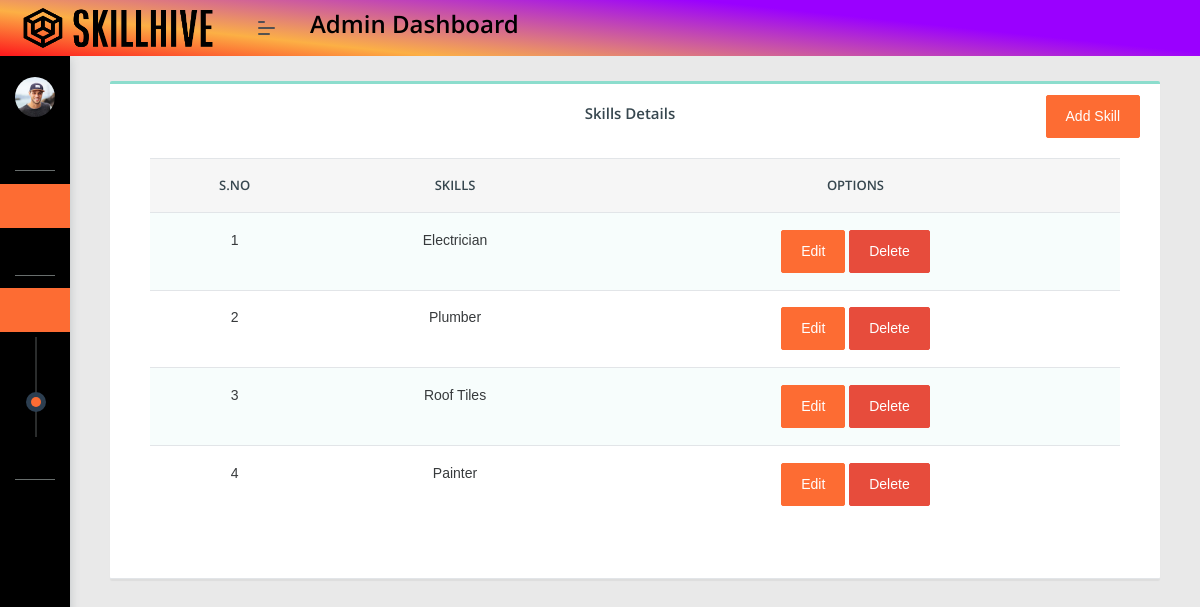
Page /adm/adm_skill_table/ on the committed database.
### AdminEnd/models.py (models this page shows)
class skill_db(models.Model):
    skill = models.CharField(max_length=150,null=True,blank=True)

### AdminEnd/views.py (the view)
# urls.py: path('adm_skill_table/',views.adm_skill_table,name="adm_skill_table"),
def adm_skill_table(x):
    data = skill_db.objects.all()
    return render(x,"adm_prof_skill_table.html",{'skill':data})

### WorkerEnd/context_processors.py (called while the page is built)
def worker_profile_exists(request):
    profile_exists = False
    if 'wr_username' in request.session:
        try:
            worker_profile = worker_db.objects.get(username=request.session['wr_username'])
            profile_exists = True
        except worker_db.DoesNotExist:
            pass
    return {'profile_exists': profile_exists}

### AdminEnd/templates/adm_prof_skill_table.html (shortened to what this page needs)
<!DOCTYPE html>
<html lang="en">
{% extends 'landing.html' %}
{% block content %}
<head>
</head>
<body>
<div class="col-xl-12">
    <div class="card">
        <div class="card-header">
            <center><h5>Skills Details</h5></center>
            <div class="dd1">
                <button type="button" class="btn btn-primary" data-toggle="modal" data-target="#exampleModalCenter">
                    Add Skill
                </button>
            </div>
            <div class="card-body table-border-style">
                <div class="table-responsive">
                    <table class="table table-striped table-hover">
                        <thead style="text-align:center;">
                        <tr>
                            <th>S.no</th>
                            <th>Skills</th>
                            <th>Options</th>
                        </tr>
                        </thead>
                        <tbody>
                        {% for i in skill %}
                        <tr style="text-align:center">
                            <td>{{i.id}}</td>
                            <td>{{i.skill}}</td>
                            <td>
                                <button type="submit" class="btn btn-primary" data-toggle="modal"
                                        data-target="#sk{{i.id}}">Edit
                                </button>
                                <a href="{% url 'adm_del_skill' skillID=i.id %}" class="btn btn-danger">Delete</a>
                            </td>
                        </tr>
                        {% endfor %}
                        </tbody>
                    </table>
                </div>
            </div>
        </div>
    </div>
</div>
</div>
</body>
{% endblock %}

### AdminEnd/templates/adm_prof_skill_table.html (style rules this page uses)
.dd1 { display: flex; justify-content: flex-end; margin-top: -30px; }

### rows in the picture
skill_db: id "1", skill "Electrician"
skill_db: id "2", skill "Plumber"
skill_db: id "3", skill "Roof Tiles"
skill_db: id "4", skill "Painter"
